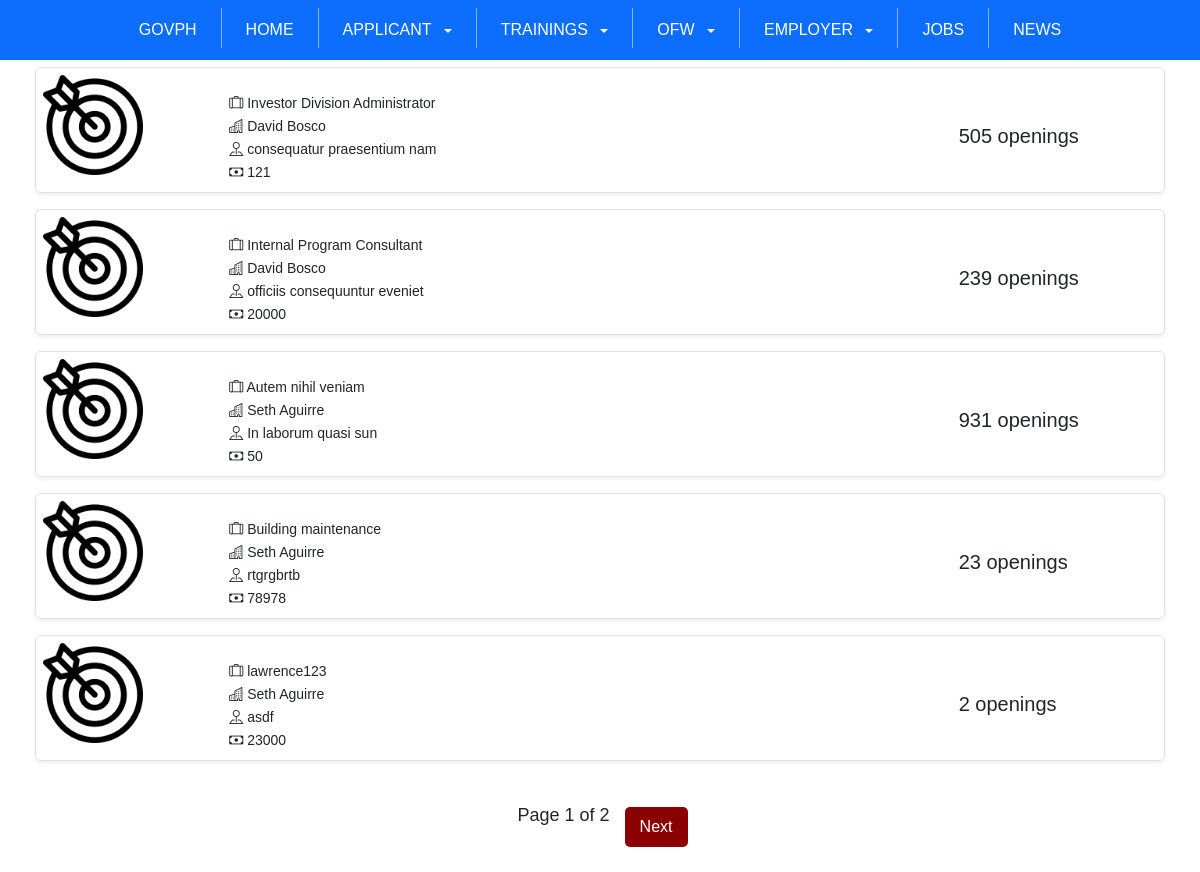
Before: /joblist.php with the older database file.
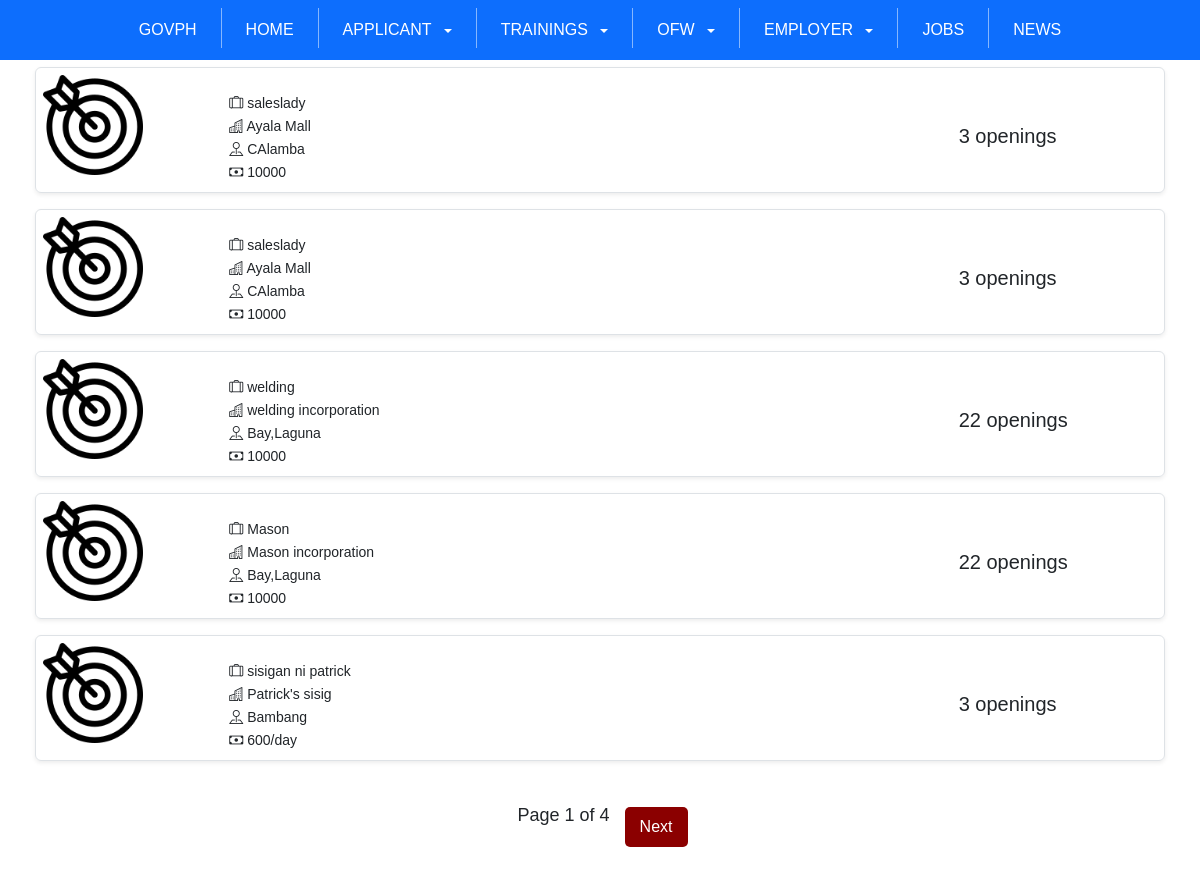
After: the same page with the newer database file.
### tables this page shows
CREATE TABLE `job_post` (
  `id` int(255) NOT NULL,
  `employer_id` int(255) NOT NULL,
  `job_title` varchar(255) NOT NULL,
  `company_name` varchar(255) NOT NULL,
  `job_type` varchar(255) NOT NULL,
  `salary` varchar(255) NOT NULL,
  `job_description` varchar(255) NOT NULL,
  `selected_option` varchar(255) NOT NULL,
  `vacant` int(255) NOT NULL,
  `requirement` varchar(255) NOT NULL,
  `work_location` varchar(255) NOT NULL,
  `education` varchar(255) NOT NULL,
  `remarks` varchar(255) NOT NULL,
  `date_posted` date NOT NULL,
  `is_active` tinyint(6) NOT NULL
);

### joblist.php (the view, shortened to what this page needs)
<?php
include 'db.php';
$limit = 5;
$page = isset($_GET['page']) ? (int)$_GET['page'] : 1;
$start = ($page - 1) * $limit;
$totalQuery = "SELECT COUNT(id) AS total FROM job_post WHERE is_active = 1";
$totalResult = $conn->query($totalQuery);
$totalRow = $totalResult->fetch_assoc();
$totalJobs = $totalRow['total'];
$totalPages = ceil($totalJobs / $limit);
$query = "SELECT id, job_title, company_name, salary, vacant, work_location FROM job_post WHERE is_active = 1 LIMIT $start, $limit";
$result = $conn->query($query);
?>
<!DOCTYPE html>
<html lang="en">
<head>
    <link href="https://cdn.jsdelivr.net/npm/bootstrap@5.3.0-alpha3/dist/css/bootstrap.min.css" rel="stylesheet">
    <link rel="stylesheet" href="https://cdn.jsdelivr.net/npm/bootstrap-icons/font/bootstrap-icons.css">
    <link rel="stylesheet" href="joblist.css">
</head>
<body>
<nav class="navbar bg-primary text-white py-2">
    <div class="container-fluid">
        <div class="d-flex flex-wrap align-items-center">
           <a href="https://www.gov.ph/" target="_blank" class="nav-link px-3 text-white">GOVPH</a>
            <a href="index.php" class="nav-link px-3">HOME</a>
            <div class="dropdown">
                <a class="nav-link px-3 dropdown-toggle" href="#" role="button" data-bs-toggle="dropdown" aria-expanded="false">
                    APPLICANT
                </a>
            </div>
            <div class="dropdown">
                <a class="nav-link px-3 dropdown-toggle" href="#" role="button" data-bs-toggle="dropdown" aria-expanded="false">
                    TRAININGS
                </a>
            </div>
            <div class="dropdown">
                <a class="nav-link px-3 dropdown-toggle" href="#" role="button" data-bs-toggle="dropdown" aria-expanded="false">
                    OFW
                </a>
            </div>
            <div class="dropdown">
                <a class="nav-link px-3 dropdown-toggle" href="#" role="button" data-bs-toggle="dropdown" aria-expanded="false">
                    EMPLOYER
                </a>
            </div>
            <a href="joblist.php" class="nav-link px-3">JOBS</a>
            <a href="news.php" class="nav-link px-3">NEWS</a>
        </div>
    </div>
</nav>
<div class="container container-fluid">
    <?php while ($row = $result->fetch_assoc()) { ?>
        <a href="jobdetails.php?id=<?= htmlspecialchars($row['id']) ?>" class="text-decoration-none text-dark">
            <div class="row job-row border rounded mb-3 shadow-sm" style="cursor: pointer;">
                <div class="col-md-2 justify-content-center">
                    <img src="img/mission.png" alt="Profile 1" class="img-fluid" style="width: 100px; height: 100px;">
                </div>
                <div class="col-md-8 row justify-content-start">
                    <div class="col-md-12 pt-3 text-start">
                        <div class="col"><p class="text-start"><i class="bi bi-suitcase-lg"></i> <?= htmlspecialchars($row['job_title']) ?></p></div>
                        <div class="col"><p class="text-start"><i class="bi bi-buildings"></i> <?= htmlspecialchars($row['company_name']) ?></p></div>
                        <div class="col"><p class="text-start"><i class="bi bi-pin-map"></i> <?= htmlspecialchars($row['work_location']) ?></p></div>
                        <div class="col"><p class="text-start"><i class="bi bi-cash"></i> <?= htmlspecialchars($row['salary']) ?></p></div>
                    </div>
                </div>
                <div class="col-md-2 pt-5 text-start">
                    <span class="ms-2 fs-5">
                        <?= htmlspecialchars($row['vacant']) ?> openings
                    </span>
                </div>
            </div>
        </a>
    <?php } ?>
</div>
<div class="pagination justify-content-center">
    <span>Page <?= $page ?> of <?= $totalPages ?></span>
    <?php if ($page < $totalPages): ?>
        <a href="?page=<?= $page + 1 ?>" class="next">Next</a>
    <?php endif; ?>
</div>
</body>
</html>

Changed rows visible on the page:
no longer on this page (row unchanged): job_post: job_title "Investor Division Administrator", company_name "David Bosco", work_location "consequatur praesentium nam", salary "121", vacant "505"
no longer on this page (row unchanged): job_post: job_title "Internal Program Consultant", company_name "David Bosco", work_location "officiis consequuntur eveniet", salary "20000", vacant "239"
no longer on this page (row unchanged): job_post: job_title "Autem nihil veniam", company_name "Seth Aguirre", work_location "In laborum quasi sun", salary "50", vacant "931"
no longer on this page (row edited): job_post: job_title "Building maintenance", company_name "Seth Aguirre", work_location "rtgrgbrtb", salary "78978", vacant "23"
removed job_post: job_title "lawrence123", company_name "Seth Aguirre", work_location "asdf", salary "23000", vacant "2"
added job_post: job_title "saleslady", company_name "Ayala Mall", work_location "CAlamba", salary "10000", vacant "3"
added job_post: job_title "saleslady", company_name "Ayala Mall", work_location "CAlamba", salary "10000", vacant "3"
added job_post: job_title "welding", company_name "welding incorporation", work_location "Bay,Laguna", salary "10000", vacant "22"
added job_post: job_title "Mason", company_name "Mason incorporation", work_location "Bay,Laguna", salary "10000", vacant "22"
added job_post: job_title "sisigan ni patrick", company_name "Patrick's sisig", work_location "Bambang", salary "600/day", vacant "3"
Other visible differences:
$totalPages: "2" → "4"
